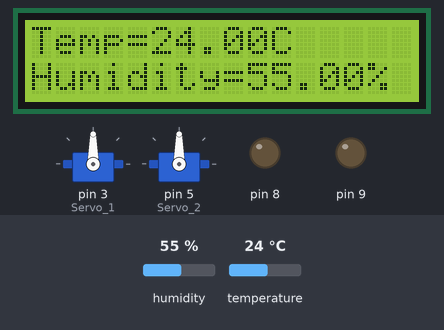
Bench run of a sketch on a simulated Arduino Uno, built with avr-gcc and run on an emulated ATmega328P. Parts: 2 × servo, 16×2 character LCD, output pins drawn as LEDs (lit = HIGH). The test bench sets the inputs (shaded band); at power-on: temperature 24 °C, humidity 55 %.

Above: at 1.2 s.
1.3 s: temperature set to 1 °C
At 3.1 s:
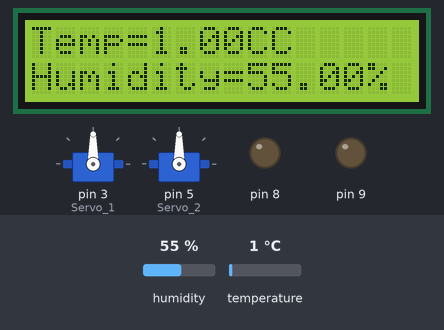
3.8 s: humidity set to 22 %
At 5.6 s:
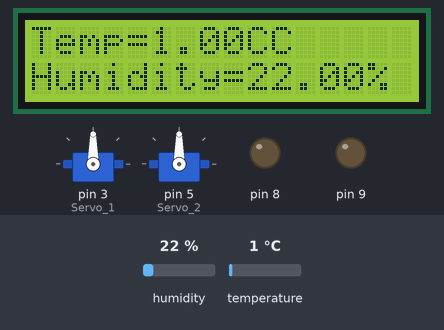
6.0 s: humidity set to 40 %
At 7.3 s:
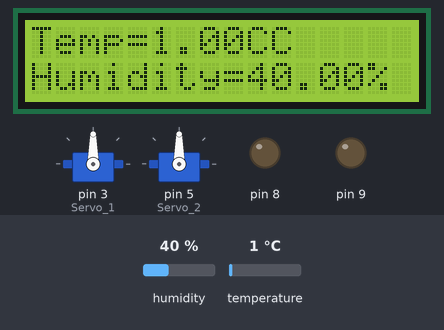
8.2 s: temperature set to 12 °C
At 9.6 s:
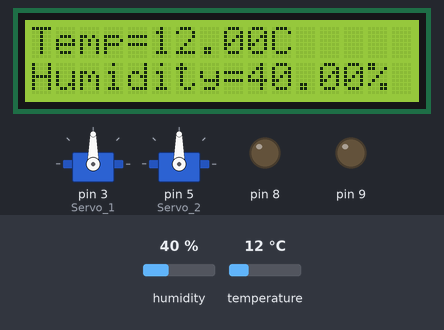
Timing chart, 0 to 11.2 s (numbered marks = the images above; inputs shaded):
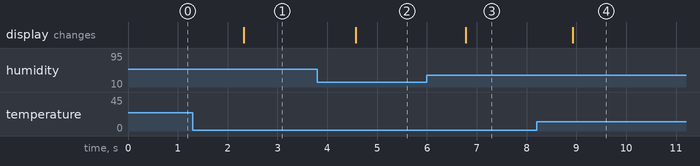

Measured:
- after the input at 1.3 s, the display: changes after 1.0 s (image 1)
- after the input at 3.8 s, the display: changes after 0.77 s (image 2)
- after the input at 6.0 s, the display: changes after 0.77 s (image 3)

The sketch:

Hatcher.ino
```cpp
#include <VarSpeedServo.h>
#include <Wire.h>
#include "ClosedCube_HDC1080.h"
#include <LiquidCrystal_I2C.h>

#define Servo_1 3
#define Servo_2 5
#define turnning_time 21600000
#define day 86400000
#define test 9000
#define day_print_delay 10000
#define Turn_print_delay 11000

unsigned long preMillis = 0, preMillis_2 = 0, preMillis_3 = 0, preMillis_4 = 0;

bool between(double number, double min, double max) {
  return number >= min && number <= max;
}

LiquidCrystal_I2C lcd(0x27, 16, 2);
ClosedCube_HDC1080 hdc1080;
VarSpeedServo servo_1;
VarSpeedServo servo_2;

int turnning_counts = 0;
int days = 0;
void setup() {
  servo_1.attach(Servo_1);
  servo_2.attach(Servo_2);
  Serial.begin(9600);
  hdc1080.begin(0x40);
  lcd.init();
  lcd.backlight();

}

void loop() {
  unsigned long ms = millis();
  if (ms - preMillis >= turnning_time) { // put test here to test the turning time
    turnning_counts += 1;
    preMillis = ms;
    lcd.clear();
    lcd.print("Time For Turn");
    lcd.setCursor(0, 1);
    lcd.print(turnning_counts);
    lcd.print(" Total Turns");
    delay(1000);
    for (int x = 0; x < 270; x += 10) {
      servo_1.write(x, 10);
      servo_2.write(x, 10);
    }
    if (turnning_counts % 2 == 0) {
      for (int v = 270; v > 0; v -= 10) {
        servo_1.write(v, 10);
        servo_2.write(v, 10);
      }
    }
  }
  if (between(hdc1080.readTemperature(), 0, 37.50)) {
    pinMode(8, OUTPUT);
    pinMode(9, OUTPUT);
  } else {
    pinMode(8, INPUT);
    pinMode(9, INPUT);
  }
  if (ms - preMillis_2 >= day) {
    days += 1;
    preMillis_2 = ms;
  }
  lcd.setCursor(0, 0);
  lcd.print("Temp=");
  lcd.print(hdc1080.readTemperature());
  lcd.print("C");
  lcd.setCursor(0, 1);
  lcd.print("Humidity=");
  lcd.print(hdc1080.readHumidity());
  lcd.println("%               ");
  if (ms - preMillis_3 >= day_print_delay) {
    preMillis_3 = ms;
    lcd.clear();
    lcd.setCursor(0, 0);
    lcd.print("Days = ");
    lcd.print(days);
  }
  if (ms - preMillis_4 >= Turn_print_delay) {
    preMillis_4 = ms;
    lcd.clear();
    lcd.setCursor(0, 0);
    lcd.print("Turns = ");
    lcd.print(turnning_counts);

  }
      delay(1000);

}
```
